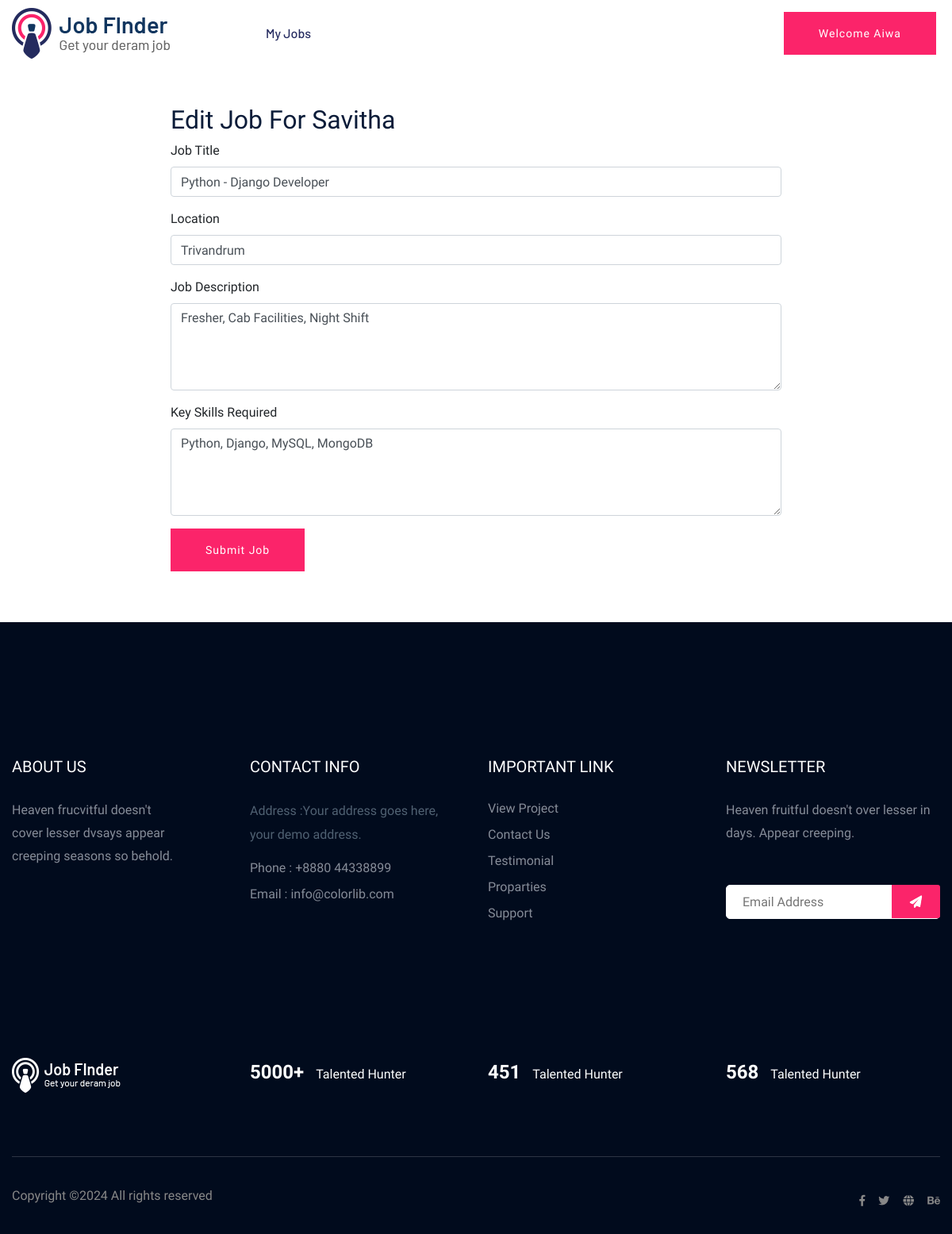
Page /edit_job/31/ (signed in) on the committed database.
### talent/models.py (models this page shows, shortened)
class CompanyJobs(models.Model):
    company = models.ForeignKey(Company, on_delete=models.CASCADE)
    title = models.CharField(max_length=100)
    location=models.CharField(max_length=100)
    description = models.TextField(blank=True, null=True)
    key_skills = models.TextField(blank=True, null=True)
    class Meta:
        verbose_name = "Company Job"
        verbose_name_plural = "Company Jobs"

class Company(models.Model):
    user = models.ForeignKey(User, on_delete=models.CASCADE)
    username = models.CharField(max_length=150, unique=True)
    email = models.EmailField(unique=True)
    address = models.CharField(max_length=255)
    number = models.CharField(max_length=15)
    url = models.URLField()
    logo = models.ImageField(upload_to='company_logo/')
    approved = models.BooleanField(default=False)
    class Meta:
        verbose_name = "Company"
        verbose_name_plural = "Companies"

### talent/views.py (the view, shortened to what this page needs)
# urls.py: path('edit_job/<int:job_id>/', views.edit_job, name='edit_job'),
@login_required
def edit_job(request, job_id):
    job = get_object_or_404(CompanyJobs, id=job_id)
    return render(request, 'edit_job.html', {'job': job})

### templates/edit_job.html (shortened to what this page needs)
{% load static %}
<!doctype html>
<html class="no-js" lang="zxx">
    <head>
            <link rel="stylesheet" href="{% static 'assets/css/bootstrap.min.css' %}">
            <link rel="stylesheet" href="{% static 'assets/css/owl.carousel.min.css' %}">
            <link rel="stylesheet" href="{% static 'assets/css/flaticon.css' %}">
            <link rel="stylesheet" href="{% static 'assets/css/price_rangs.css' %}">
            <link rel="stylesheet" href="{% static 'assets/css/slicknav.css' %}">
            <link rel="stylesheet" href="{% static 'assets/css/animate.min.css' %}">
            <link rel="stylesheet" href="{% static 'assets/css/magnific-popup.css' %}">
            <link rel="stylesheet" href="{% static 'assets/css/fontawesome-all.min.css' %}">
            <link rel="stylesheet" href="{% static 'assets/css/themify-icons.css' %}">
            <link rel="stylesheet" href="{% static 'assets/css/slick.css' %}">
            <link rel="stylesheet" href="{% static 'assets/css/nice-select.css' %}">
            <link rel="stylesheet" href="{% static 'assets/css/style.css' %}">
   </head>
   <body>
    <header>
       <div class="header-area header-transparrent">
           <div class="headder-top header-sticky">
                <div class="container">
                    <div class="row align-items-center">
                        <div class="col-lg-3 col-md-2">
                            <div class="logo">
                                <a href="/"><img src="{% static 'assets/img/logo/logo.png' %}" alt=""></a>
                            </div>
                        </div>
                        <div class="col-lg-9 col-md-9">
                            <div class="menu-wrapper">
                                <div class="main-menu">
                                    <nav class="d-none d-lg-block">
                                        <ul id="navigation">
                                            <li><a href="{% url 'company_jobs' %}">My Jobs</a></li>
                                        </ul>
                                    </nav>
                                </div>
                                <div class="header-btn d-none f-right d-lg-block">
                                    <a href="" class="btn head-btn1">Welcome {{user.username}}</a>
                                </div>
                            </div>
                        </div>
                        <div class="col-12">
                        </div>
                    </div>
                </div>
           </div>
       </div>
    </header>
    <main>
        <div class="slider-area ">
            <div class="slider-active">
                <div class="single-slider slider-height d-flex align-items-center">
                    <div class="container">
                        <div class="row">
                            <div class="col-lg-8 offset-lg-2">
                                <div class="job-post-form">
                                    <h2>Edit Job For {{job.company.username}}</h2>
                                    <form method="post">
                                        <div class="form-group">
                                            <label for="title">Job Title</label>
                                            <input type="text" id="title" name="title" class="form-control" value="{{job.title}}" required>
                                        </div>
                                        <div class="form-group">
                                            <label for="location">Location</label>
                                            <input type="text" id="location" name="location" class="form-control" value="{{job.location}}" required>
                                        </div>
                                        <div class="form-group">
                                            <label for="description">Job Description</label>
                                            <textarea id="description" name="description" class="form-control" rows="4" required>{{job.description}}</textarea>
                                        </div>
                                        <div class="form-group">
                                            <label for="key_skills">Key Skills Required</label>
                                            <textarea id="key_skills" name="key_skills" class="form-control" rows="4" required>{{job.key_skills}}</textarea>
                                        </div>
                                        <div class="form-group">
                                            <button type="submit" class="btn btn-primary">Submit Job</button>
                                        </div>
                                    </form>
                                </div>
                            </div>
                        </div>
                    </div>
                </div>
            </div>
        </div>
    <footer>
        <div class="footer-area footer-bg footer-padding">
            <div class="container">
                <div class="row d-flex justify-content-between">
                    <div class="col-xl-3 col-lg-3 col-md-4 col-sm-6">
                       <div class="single-footer-caption mb-50">
                         <div class="single-footer-caption mb-30">
                             <div class="footer-tittle">
                                 <h4>About Us</h4>
                                 <div class="footer-pera">
                                     <p>Heaven frucvitful doesn't cover lesser dvsays appear creeping seasons so behold.</p>
                                </div>
                             </div>
                         </div>
                       </div>
                    </div>
                    <div class="col-xl-3 col-lg-3 col-md-4 col-sm-5">
                        <div class="single-footer-caption mb-50">
                            <div class="footer-tittle">
                                <h4>Contact Info</h4>
                                <ul>
                                    <li>
                                    <p>Address :Your address goes
                                        here, your demo address.</p>
                                    </li>
                                    <li><a href="#">Phone : +8880 44338899</a></li>
                                    <li><a href="#">Email : info@colorlib.com</a></li>
                                </ul>
                            </div>
                        </div>
                    </div>
                    <div class="col-xl-3 col-lg-3 col-md-4 col-sm-5">
                        <div class="single-footer-caption mb-50">
                            <div class="footer-tittle">
                                <h4>Important Link</h4>
                                <ul>
                                    <li><a href="#"> View Project</a></li>
                                    <li><a href="#">Contact Us</a></li>
                                    <li><a href="#">Testimonial</a></li>
                                    <li><a href="#">Proparties</a></li>
                                    <li><a href="#">Support</a></li>
                                </ul>
                            </div>
                        </div>
                    </div>
                    <div class="col-xl-3 col-lg-3 col-md-4 col-sm-5">
                        <div class="single-footer-caption mb-50">
                            <div class="footer-tittle">
                                <h4>Newsletter</h4>
                                <div class="footer-pera footer-pera2">
                                 <p>Heaven fruitful doesn't over lesser in days. Appear creeping.</p>
                             </div>
                             <div class="footer-form" >
                                 <div id="mc_embed_signup">
                                     <form target="_blank" action="https://spondonit.us12.list-manage.com/subscribe/post?u=1462626880ade1ac87bd9c93a&amp;id=92a4423d01"
                                     method="get" class="subscribe_form relative mail_part">
                                         <input type="email" name="email" id="newsletter-form-email" placeholder="Email Address"
                                         class="placeholder hide-on-focus" onfocus="this.placeholder = ''"
                                         onblur="this.placeholder = ' Email Address '">
                                         <div class="form-icon">
                                             <button type="submit" name="submit" id="newsletter-submit"
                                             class="email_icon newsletter-submit button-contactForm"><img src="{% static 'assets/img/icon/form.png' %}" alt=""></button>
                                         </div>
                                     </form>
                                 </div>
                             </div>
                            </div>
                        </div>
                    </div>
                </div>
               <div class="row footer-wejed justify-content-between">
                    <div class="col-xl-3 col-lg-3 col-md-4 col-sm-6">
                        <div class="footer-logo mb-20">
                        <a href="index.html"><img src="{% static 'assets/img/logo/logo2_footer.png' %}" alt=""></a>
                        </div>
                    </div>
                    <div class="col-xl-3 col-lg-3 col-md-4 col-sm-5">
                    <div class="footer-tittle-bottom">
                        <span>5000+</span>
                        <p>Talented Hunter</p>
                    </div>
                    </div>
                    <div class="col-xl-3 col-lg-3 col-md-4 col-sm-5">
                        <div class="footer-tittle-bottom">
                            <span>451</span>
                            <p>Talented Hunter</p>
                        </div>
                    </div>
                    <div class="col-xl-3 col-lg-3 col-md-4 col-sm-5">
                        <div class="footer-tittle-bottom">
                            <span>568</span>
                            <p>Talented Hunter</p>
                        </div>
                    </div>
               </div>
            </div>
        </div>
        <div class="footer-bottom-area footer-bg">
            <div class="container">
                <div class="footer-border">
                     <div class="row d-flex justify-content-between align-items-center">
                         <div class="col-xl-10 col-lg-10 ">
                             <div class="footer-copy-right">
                                 <p>
  Copyright &copy;<script>document.write(new Date().getFullYear());</script> All rights reserved
  </p>
                             </div>
                         </div>
                         <div class="col-xl-2 col-lg-2">
                             <div class="footer-social f-right">
                                 <a href="#"><i class="fab fa-facebook-f"></i></a>
                                 <a href="#"><i class="fab fa-twitter"></i></a>
                                 <a href="#"><i class="fas fa-globe"></i></a>
                                 <a href="#"><i class="fab fa-behance"></i></a>
                             </div>
                         </div>
                     </div>
                </div>
            </div>
        </div>
    </footer>
    </body>
</html>

### rows in the picture
CompanyJobs: company.username "Savitha", title "Python - Django Developer", location "Trivandrum", description "Fresher, Cab Facilities, Night Shift", key_skills "Python, Django, MySQL, MongoDB"

### other values in the picture
{{ user.username }} "Aiwa"
